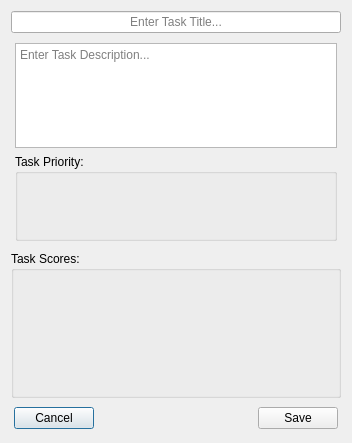
<?xml version="1.0" encoding="UTF-8"?>
<ui version="4.0">
 <class>UIKanSoloCreateNewTask</class>
 <widget class="QDialog" name="UIKanSoloCreateNewTask">
  <property name="geometry">
   <rect>
    <x>0</x>
    <y>0</y>
    <width>352</width>
    <height>443</height>
   </rect>
  </property>
  <property name="windowTitle">
   <string>Edit Task</string>
  </property>
  <property name="styleSheet">
   <string notr="true">
QTableWidget
{
	border:none;
	background:transparent;
}
QTableView::item
{
  border: 0px;
  padding: 8px;
}
QTableWidget::item{ background-color: transparent; }
QTableWidget::item:selected{ background-color: #aaaaff; }</string>
  </property>
  <layout class="QVBoxLayout" name="verticalLayout">
   <item>
    <layout class="QGridLayout" name="gridLayout">
     <item row="0" column="0">
      <widget class="QLineEdit" name="m_txtTitle">
       <property name="alignment">
        <set>Qt::AlignCenter</set>
       </property>
       <property name="placeholderText">
        <string>Enter Task Title...</string>
       </property>
      </widget>
     </item>
     <item row="2" column="0">
      <widget class="QGroupBox" name="groupBox">
       <property name="title">
        <string>Task Scores:</string>
       </property>
       <layout class="QVBoxLayout" name="verticalLayout_4">
        <item>
         <widget class="QTableWidget" name="m_tblScores">
          <property name="styleSheet">
           <string notr="true"/>
          </property>
          <property name="editTriggers">
           <set>QAbstractItemView::NoEditTriggers</set>
          </property>
          <property name="selectionMode">
           <enum>QAbstractItemView::SingleSelection</enum>
          </property>
          <property name="textElideMode">
           <enum>Qt::ElideNone</enum>
          </property>
          <property name="showGrid">
           <bool>false</bool>
          </property>
          <property name="gridStyle">
           <enum>Qt::NoPen</enum>
          </property>
          <attribute name="horizontalHeaderVisible">
           <bool>false</bool>
          </attribute>
          <attribute name="horizontalHeaderCascadingSectionResizes">
           <bool>true</bool>
          </attribute>
          <attribute name="verticalHeaderVisible">
           <bool>false</bool>
          </attribute>
          <attribute name="verticalHeaderCascadingSectionResizes">
           <bool>true</bool>
          </attribute>
         </widget>
        </item>
       </layout>
      </widget>
     </item>
     <item row="1" column="0">
      <layout class="QGridLayout" name="gridLayout_3">
       <property name="leftMargin">
        <number>4</number>
       </property>
       <property name="topMargin">
        <number>4</number>
       </property>
       <property name="rightMargin">
        <number>4</number>
       </property>
       <property name="bottomMargin">
        <number>4</number>
       </property>
       <item row="1" column="1">
        <widget class="QTextEdit" name="m_txtTask">
         <property name="placeholderText">
          <string>Enter Task Description...</string>
         </property>
        </widget>
       </item>
       <item row="2" column="1">
        <widget class="QGroupBox" name="m_grpPriority">
         <property name="sizePolicy">
          <sizepolicy hsizetype="Preferred" vsizetype="Fixed">
           <horstretch>0</horstretch>
           <verstretch>0</verstretch>
          </sizepolicy>
         </property>
         <property name="title">
          <string>Task Priority:</string>
         </property>
         <layout class="QVBoxLayout" name="verticalLayout_2">
          <property name="leftMargin">
           <number>8</number>
          </property>
          <property name="topMargin">
           <number>8</number>
          </property>
          <property name="rightMargin">
           <number>8</number>
          </property>
          <property name="bottomMargin">
           <number>8</number>
          </property>
          <item>
           <widget class="QTableWidget" name="m_tblPriority">
            <property name="sizePolicy">
             <sizepolicy hsizetype="Preferred" vsizetype="Preferred">
              <horstretch>0</horstretch>
              <verstretch>0</verstretch>
             </sizepolicy>
            </property>
            <property name="maximumSize">
             <size>
              <width>16777215</width>
              <height>48</height>
             </size>
            </property>
            <property name="selectionMode">
             <enum>QAbstractItemView::SingleSelection</enum>
            </property>
            <property name="showGrid">
             <bool>false</bool>
            </property>
            <property name="gridStyle">
             <enum>Qt::NoPen</enum>
            </property>
            <attribute name="horizontalHeaderVisible">
             <bool>false</bool>
            </attribute>
            <attribute name="verticalHeaderVisible">
             <bool>false</bool>
            </attribute>
           </widget>
          </item>
         </layout>
        </widget>
       </item>
      </layout>
     </item>
    </layout>
   </item>
   <item>
    <layout class="QHBoxLayout" name="horizontalLayout">
     <property name="leftMargin">
      <number>3</number>
     </property>
     <property name="topMargin">
      <number>3</number>
     </property>
     <property name="rightMargin">
      <number>3</number>
     </property>
     <property name="bottomMargin">
      <number>3</number>
     </property>
     <item>
      <widget class="QPushButton" name="m_btnCancel">
       <property name="text">
        <string>Cancel</string>
       </property>
       <property name="icon">
        <iconset resource="../resx/resources.qrc">
         <normaloff>:/imgDelete.png</normaloff>:/imgDelete.png</iconset>
       </property>
      </widget>
     </item>
     <item>
      <spacer name="horizontalSpacer">
       <property name="orientation">
        <enum>Qt::Horizontal</enum>
       </property>
       <property name="sizeHint" stdset="0">
        <size>
         <width>40</width>
         <height>20</height>
        </size>
       </property>
      </spacer>
     </item>
     <item>
      <widget class="QPushButton" name="m_btnSave">
       <property name="text">
        <string>Save</string>
       </property>
       <property name="icon">
        <iconset resource="../resx/resources.qrc">
         <normaloff>:/imgOk.png</normaloff>:/imgOk.png</iconset>
       </property>
      </widget>
     </item>
    </layout>
   </item>
  </layout>
 </widget>
 <tabstops>
  <tabstop>m_txtTitle</tabstop>
  <tabstop>m_txtTask</tabstop>
  <tabstop>m_btnCancel</tabstop>
  <tabstop>m_btnSave</tabstop>
 </tabstops>
 <resources>
  <include location="../resx/resources.qrc"/>
 </resources>
 <connections/>
</ui>
